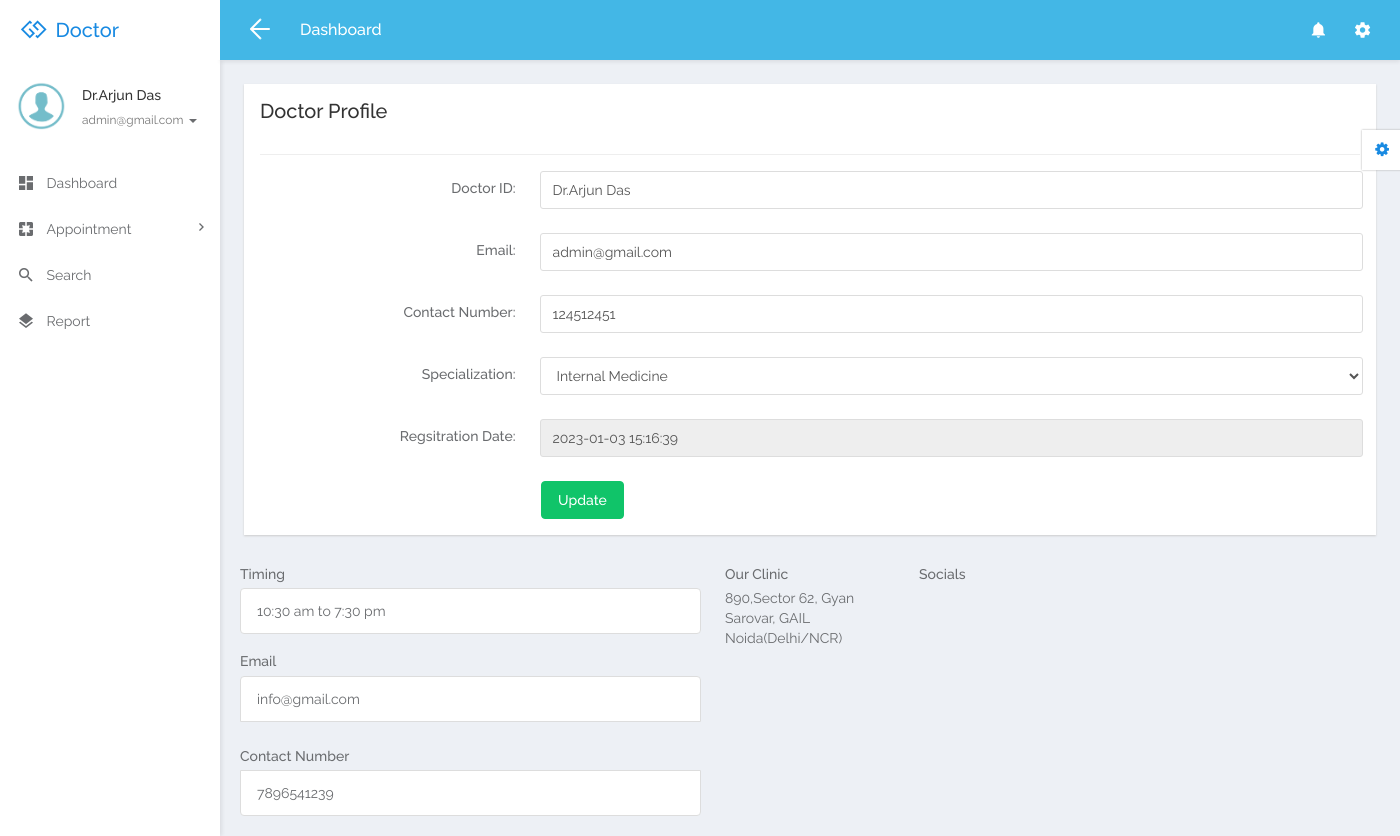
/doctor/profile.php (signed in), run on the app's committed database.
### tables this page shows
CREATE TABLE `tbldoctor` (
  `ID` int(5) NOT NULL,
  `FullName` varchar(250) DEFAULT NULL,
  `MobileNumber` bigint(10) DEFAULT NULL,
  `Email` varchar(250) DEFAULT NULL,
  `Details` varchar(250) DEFAULT NULL,
  `Address` varchar(250) DEFAULT NULL,
  `VisitingHours` varchar(250) DEFAULT NULL,
  `Image` varchar(250) NOT NULL,
  `Specialization` varchar(250) DEFAULT NULL,
  `Symptom` int(11) NOT NULL,
  `Password` varchar(259) DEFAULT NULL,
  `CreationDate` timestamp NULL DEFAULT current_timestamp()
);

CREATE TABLE `tblspecialization` (
  `ID` int(5) NOT NULL,
  `Specialization` varchar(250) DEFAULT NULL,
  `CreationDate` timestamp NULL DEFAULT current_timestamp()
);

CREATE TABLE `tblpage` (
  `ID` int(10) NOT NULL,
  `PageType` varchar(200) DEFAULT NULL,
  `PageTitle` mediumtext DEFAULT NULL,
  `PageDescription` mediumtext DEFAULT NULL,
  `Email` varchar(200) DEFAULT NULL,
  `MobileNumber` bigint(10) DEFAULT NULL,
  `UpdationDate` date DEFAULT NULL,
  `Timing` varchar(200) NOT NULL
);

### doctor/profile.php (the view, shortened to what this page needs)
<?php
include('includes/dbconnection.php');
if (strlen($_SESSION['damsid']==0)) {
  header('location:logout.php');
  } else{
  ?>
<!DOCTYPE html>
<html lang="en">
<head>
  <link rel="stylesheet" href="libs/bower/font-awesome/css/font-awesome.min.css">
  <link rel="stylesheet" href="libs/bower/material-design-iconic-font/dist/css/material-design-iconic-font.css">
  <link rel="stylesheet" href="libs/bower/animate.css/animate.min.css">
  <link rel="stylesheet" href="libs/bower/fullcalendar/dist/fullcalendar.min.css">
  <link rel="stylesheet" href="libs/bower/perfect-scrollbar/css/perfect-scrollbar.css">
  <link rel="stylesheet" href="assets/css/bootstrap.css">
  <link rel="stylesheet" href="assets/css/core.css">
  <link rel="stylesheet" href="assets/css/app.css">
</head>
<body class="menubar-left menubar-unfold menubar-light theme-primary">
<?php include_once('includes/header.php');?>
<?php include_once('includes/sidebar.php');?>
<main id="app-main" class="app-main">
  <div class="wrap">
  <section class="app-content">
    <div class="row">
      <div class="col-md-12">
        <div class="widget">
          <header class="widget-header">
            <h3 class="widget-title">Doctor Profile</h3>
          </header>
          <hr class="widget-separator">
          <div class="widget-body">
            <?php
$did=$_SESSION['damsid'];
$sql="SELECT tbldoctor.*,tblspecialization.ID as sid,tblspecialization.Specialization as sssp from  tbldoctor join tblspecialization on tblspecialization.ID=tbldoctor.Specialization where tbldoctor.ID=:did";
$query = $dbh -> prepare($sql);
$query->bindParam(':did',$did,PDO::PARAM_STR);
$query->execute();
$results=$query->fetchAll(PDO::FETCH_OBJ);
if($query->rowCount() > 0)
{
foreach($results as $row)
{               ?>
            <form class="form-horizontal" method="post">
              <div class="form-group">
                <label for="exampleTextInput1" class="col-sm-3 control-label"> Doctor ID:</label>
                <div class="col-sm-9">
                  <input id="fname" type="text" class="form-control" placeholder="Full Name" name="fname" required="true" value="<?php  echo $row->FullName;?>">
                </div>
              </div>
              <div class="form-group">
                <label for="email2" class="col-sm-3 control-label">Email:</label>
                <div class="col-sm-9">
                  <input type="email" class="form-control" id="email" name="email" value="<?php  echo $row->Email;?>" required='true'>
                </div>
              </div>
               <div class="form-group">
                <label for="email2" class="col-sm-3 control-label">Contact Number:</label>
                <div class="col-sm-9">
                  <input type="text" class="form-control" id="email2" name="mobilenumber" value="<?php  echo $row->MobileNumber;?>" required='true' maxlength='10'>
                </div>
              </div>
              <div class="form-group">
                <label for="email2" class="col-sm-3 control-label">Specialization:</label>
                <div class="col-sm-9">
                  <select class="form-control" name="specializationid">
        <option value="<?php  echo htmlentities($row->ID);?>"><?php  echo htmlentities($row->sssp);?></option>
        <?php
$sql1="SELECT * from tblspecialization";
$query1 = $dbh -> prepare($sql1);
$query1->execute();
$results1=$query1->fetchAll(PDO::FETCH_OBJ);
$cnt=1;
if($query1->rowCount() > 0)
{
foreach($results1 as $row1)
{               ?>
        <option value="<?php  echo htmlentities($row1->ID);?>"><?php  echo htmlentities($row1->Specialization);?></option><?php $cnt=$cnt+1;}} ?>
      </select>
                </div>
              </div>
              <div class="form-group">
                <label for="email2" class="col-sm-3 control-label">Regsitration Date:</label>
                <div class="col-sm-9">
                  <input type="text" class="form-control" id="email2" name="" value="<?php  echo $row->CreationDate;?>" readonly="true">
                </div>
              </div>
             <?php $cnt=$cnt+1;}} ?>
              <div class="row">
                <div class="col-sm-9 col-sm-offset-3">
                  <button type="submit" class="btn btn-success" name="submit">Update</button>
                </div>
              </div>
            </form>
          </div>
        </div>
      </div>
    </div>
  </section>
</div>
  <?php include_once('includes/footer.php');?>
</main>
<?php include_once('includes/customizer.php');?>
</body>
</html>
<?php }  ?>

### doctor/includes/sidebar.php (shortened to what this page needs)
<aside id="menubar" class="menubar light">
  <div class="app-user">
    <div class="media">
      <div class="media-left">
        <div class="avatar avatar-md avatar-circle">
          <a href="javascript:void(0)"><img class="img-responsive" src="assets/images/images.png" alt="avatar"/></a>
        </div>
      </div>
      <div class="media-body">
        <div class="foldable">
          <?php
$eid=$_SESSION['damsid'];
$sql="SELECT FullName,Email from  tbldoctor where ID=:eid";
$query = $dbh -> prepare($sql);
$query->bindParam(':eid',$eid,PDO::PARAM_STR);
$query->execute();
$results=$query->fetchAll(PDO::FETCH_OBJ);
foreach($results as $row)
{
$email=$row->Email;
$fname=$row->FullName;
}   ?>
          <h5><a href="javascript:void(0)" class="username"><?php  echo $fname ;?></a></h5>
          <ul>
            <li class="dropdown">
              <a href="javascript:void(0)" class="dropdown-toggle usertitle" data-toggle="dropdown" aria-haspopup="true" aria-expanded="false">
                <small><?php  echo $email;?></small>
                <span class="caret"></span>
              </a>
            </li>
          </ul>
        </div>
      </div>
    </div>
  </div>
  <div class="menubar-scroll">
    <div class="menubar-scroll-inner">
      <ul class="app-menu">
        <li class="has-submenu">
          <a href="dashboard.php">
            <i class="menu-icon zmdi zmdi-view-dashboard zmdi-hc-lg"></i>
            <span class="menu-text">Dashboard</span>
          </a>
        </li>
       <li class="has-submenu">
          <a href="javascript:void(0)" class="submenu-toggle">
            <i class="menu-icon zmdi zmdi-pages zmdi-hc-lg"></i>
            <span class="menu-text">Appointment</span>
            <i class="menu-caret zmdi zmdi-hc-sm zmdi-chevron-right"></i>
          </a>
        </li>
        <li>
          <a href="search.php">
            <i class="menu-icon zmdi zmdi-search zmdi-hc-lg"></i>
            <span class="menu-text">Search</span>
          </a>
        </li>
        <li>
          <a href="appointment-bwdates.php">
            <i class="menu-icon zmdi zmdi-layers zmdi-hc-lg"></i>
            <span class="menu-text">Report</span>
          </a>
        </li>
      </ul>
    </div>
  </div>
</aside>

### includes/footer.php (shortened to what this page needs)
<footer class="site-footer section-padding" id="contact">
            <div class="container">
                <div class="row">
                    <div class="col-lg-5 me-auto col-12">
                        <?php
$sql="SELECT * from tblpage where PageType='contactus'";
$query = $dbh -> prepare($sql);
$query->execute();
$results=$query->fetchAll(PDO::FETCH_OBJ);
$cnt=1;
if($query->rowCount() > 0)
{
foreach($results as $row)
{               ?>
                        <h5 class="mb-lg-4 mb-3">Timing</h5>
                        <ul class="list-group list-group-flush">
                            <li class="list-group-item d-flex">
                                <?php  echo ($row->Timing);?>
                            </li></ul>
                            <h5 class="mb-lg-4 mb-3">Email</h5>
                            <ul class="list-group list-group-flush">
                            <li class="list-group-item d-flex">
                                <?php  echo ($row->Email);?></li>
                                <br>
                                 <h5 class="mb-lg-4 mb-3">Contact Number</h5>
                            <li class="list-group-item d-flex">
                                <?php  echo ($row->MobileNumber);?></li>
                        </ul>
                    </div>
                    <div class="col-lg-2 col-md-6 col-12 my-4 my-lg-0">
                        <h5 class="mb-lg-4 mb-3">Our Clinic</h5>
                        <p><?php  echo ($row->PageDescription);?></p>
                    </div>
<?php $cnt=$cnt+1;}} ?>
                    <div class="col-lg-3 col-md-6 col-12 ms-auto">
                        <h5 class="mb-lg-4 mb-2">Socials</h5>
                    </div>
                </div>
        </footer>

### data on the page
tbldoctor: FullName "Dr.Arjun Das", Email "admin@gmail.com", fname "Dr.Arjun Das", email "admin@gmail.com", mobilenumber "124512451", specializationid "Internal Medicine", CreationDate "2023-01-03 15:16:39"
tblpage: Timing "10:30 am to 7:30 pm", Email "info@gmail.com", MobileNumber "7896541239", PageDescription "890,Sector 62, Gyan Sarovar, GAIL Noida(Delhi/NCR)"
